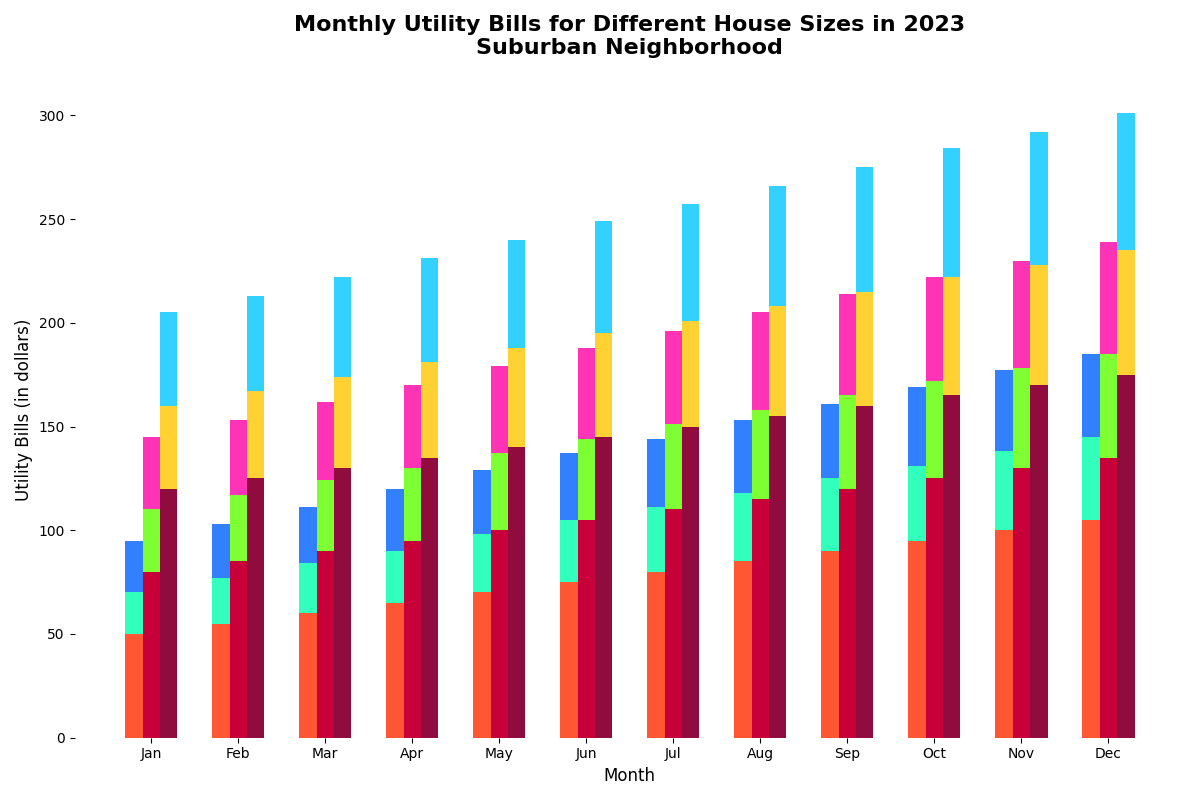

Source code (Python):
import matplotlib.pyplot as plt
import numpy as np

months = ["Jan", "Feb", "Mar", "Apr", "May", "Jun", "Jul", "Aug", "Sep", "Oct", "Nov", "Dec"]

electricity_bills = np.array([
    [50, 55, 60, 65, 70, 75, 80, 85, 90, 95, 100, 105],
    [80, 85, 90, 95, 100, 105, 110, 115, 120, 125, 130, 135],
    [120, 125, 130, 135, 140, 145, 150, 155, 160, 165, 170, 175],
])

water_bills = np.array([
    [20, 22, 24, 25, 28, 30, 31, 33, 35, 36, 38, 40],
    [30, 32, 34, 35, 37, 39, 41, 43, 45, 47, 48, 50],
    [40, 42, 44, 46, 48, 50, 51, 53, 55, 57, 58, 60],
])

gas_bills = np.array([
    [25, 26, 27, 30, 31, 32, 33, 35, 36, 38, 39, 40],
    [35, 36, 38, 40, 42, 44, 45, 47, 49, 50, 52, 54],
    [45, 46, 48, 50, 52, 54, 56, 58, 60, 62, 64, 66],
])

fig, ax = plt.subplots(figsize=(12, 8))

bar_width = 0.2
x = np.arange(len(months))

ax.bar(x - bar_width, electricity_bills[0], width=bar_width, color='#FF5733')
ax.bar(x - bar_width, water_bills[0], width=bar_width, bottom=electricity_bills[0], color='#33FFBD')
ax.bar(x - bar_width, gas_bills[0], width=bar_width, bottom=electricity_bills[0] + water_bills[0], color='#3380FF')

ax.bar(x, electricity_bills[1], width=bar_width, color='#C70039')
ax.bar(x, water_bills[1], width=bar_width, bottom=electricity_bills[1], color='#7DFF33')
ax.bar(x, gas_bills[1], width=bar_width, bottom=electricity_bills[1] + water_bills[1], color='#FF33B5')

ax.bar(x + bar_width, electricity_bills[2], width=bar_width, color='#900C3F')
ax.bar(x + bar_width, water_bills[2], width=bar_width, bottom=electricity_bills[2], color='#FFD133')
ax.bar(x + bar_width, gas_bills[2], width=bar_width, bottom=electricity_bills[2] + water_bills[2], color='#33D1FF')

ax.set_title("Monthly Utility Bills for Different House Sizes in 2023\nSuburban Neighborhood", fontsize=16, fontweight='bold', pad=20)
ax.set_xlabel("Month", fontsize=12)
ax.set_ylabel("Utility Bills (in dollars)", fontsize=12)

ax.set_xticks(x)
ax.set_xticklabels(months)

# Removing grid and legend
ax.spines['top'].set_visible(False)
ax.spines['right'].set_visible(False)
ax.spines['left'].set_visible(False)
ax.spines['bottom'].set_visible(False)

plt.tight_layout()
plt.show()
